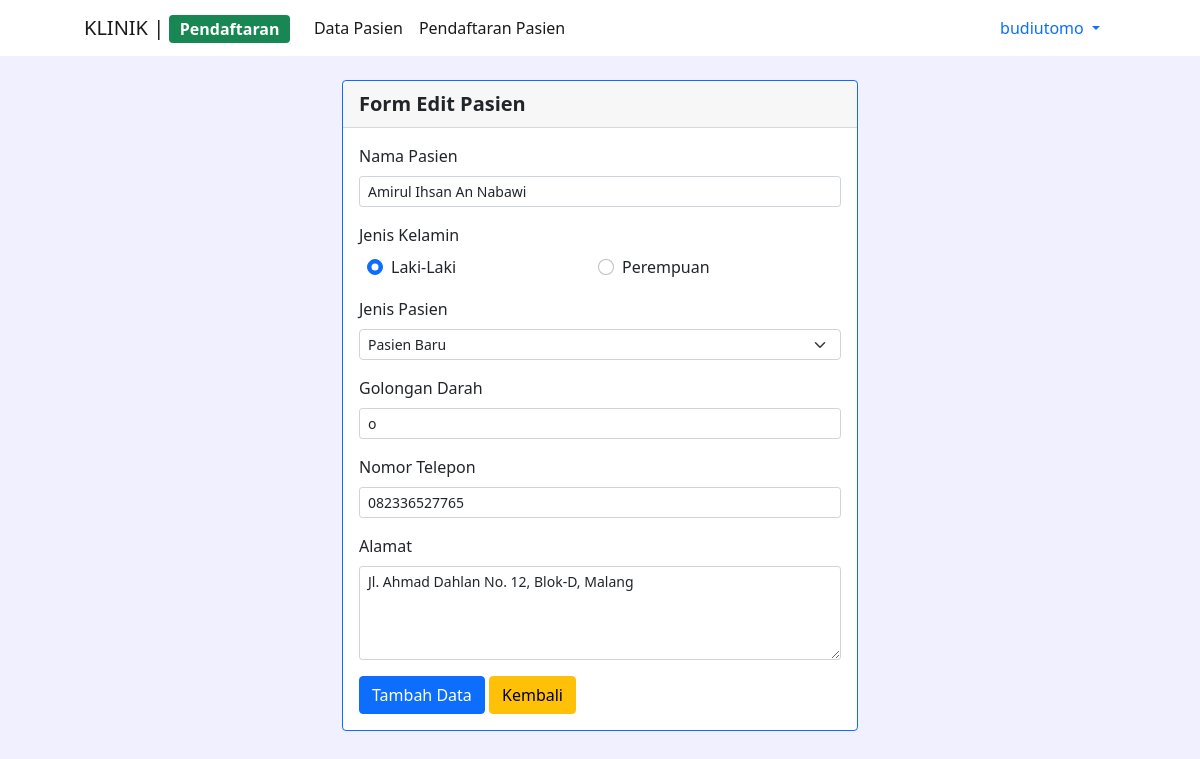
The app's page /pages/pasien_data/edit.php?id=1 (signed in) with its own data.
### tables this page shows
CREATE TABLE `pasien` (
  `id` int(11) NOT NULL,
  `kode_pasien` varchar(6) NOT NULL,
  `nama_pasien` varchar(50) NOT NULL,
  `jenis_kelamin` varchar(10) NOT NULL,
  `golongan_darah` varchar(2) NOT NULL,
  `telepon` varchar(15) NOT NULL,
  `jenis_pasien` varchar(15) NOT NULL,
  `alamat_pasien` varchar(200) NOT NULL
);

### pages/pasien_data/edit.php (the view, shortened to what this page needs)
<?php
include '../../layouts/backend/header.php';
?>
<div class="container-fluid">
  <div class="row col">
    <?php include_once('../../layouts/menu.php'); ?>
  </div>
  <div class="row d-flex justify-content-center mt-4 mx-5">
    <div class="col-6">
      <div class="card border-primary mb-3">
        <div class="card-header fw-bold fs-5">Form Edit Pasien</div>
        <div class="card-body">
        <?php
          include '../../config/connection.php';
          $id = $_GET['id'];
          $result = mysqli_query($koneksi, "SELECT * FROM pasien WHERE id=$id");
          while ($obat_data = mysqli_fetch_array($result)) {
            $nama_pasien = $obat_data['nama_pasien'];
            $jenis_kelamin = $obat_data['jenis_kelamin'];
            $golongan_darah = $obat_data['golongan_darah'];
            $telepon = $obat_data['telepon'];
            $jenis_pasien = $obat_data['jenis_pasien'];
            $alamat_pasien = $obat_data['alamat_pasien'];
          }
          ?>
          <form method="POST" action="proses_edit.php" enctype="multipart/form-data">
            <div class="mb-3">
              <label for="nama_pasien" class="form-label">Nama Pasien</label>
              <input type="text" class="form-control form-control-sm" id="nama_pasien" name="nama_pasien" value="<?=$nama_pasien?>">
            </div>
            <div class="mb-3">
              <label for="jenis_kelamin" class="form-label">Jenis Kelamin</label>
              <div class="row ms-2">
                <div class="col form-check">
                  <input class="form-check-input" type="radio" name="jenis_kelamin" id="laki-laki" value="Laki-laki" <?php if( strtolower($jenis_kelamin) === 'laki-laki' ) { echo "checked"; } ?> >
                  <label class="form-check-label" for="laki-laki">
                    Laki-Laki
                  </label>
                </div>
                <div class="col form-check me-4">
                  <input class="form-check-input" type="radio" name="jenis_kelamin" id="perempuan" value="Perempuan" <?php if( strtolower($jenis_kelamin) == "perempuan" ) { echo "checked"; } ?> >
                  <label class="form-check-label" for="perempuan">
                    Perempuan
                  </label>
                </div>
              </div>
            </div>
            <div class="mb-3">
              <label for="jenis_pasien" class="form-label">Jenis Pasien</label>
              <select class="form-select form-select-sm" name="jenis_pasien" id="jenis_pasien">
                <option value="baru" <?php if ($jenis_pasien == "baru") { echo "selected"; } ?>>Pasien Baru</option>
              </select>
            </div>
            <div class="mb-3">
              <label for="tempat_lahir" class="form-label">Golongan Darah</label>
              <input type="text" class="form-control form-control-sm" id="golongan_darah" name="golongan_darah" value="<?=$golongan_darah?>">
            </div>
            <div class="mb-3">
              <label for="telepon" class="form-label">Nomor Telepon</label>
              <input type="text" class="form-control form-control-sm" id="telepon" name="telepon" value="<?=$telepon?>">
            </div>
            <div class="mb-3">
              <label for="alamat_pasien" class="form-label">Alamat</label>
              <textarea class="form-control form-control-sm" name="alamat_pasien" id="alamat_pasien" cols="30" rows="4" placeholder="Alamat Lengkap"><?=$alamat_pasien?></textarea>
            </div>
            <button type="submit" class="btn btn-primary">Tambah Data</button>
            <a href="javascript:history.go(-1)" class="btn btn-warning">Kembali</a>
          </form>
        </div>
      </div>
    </div>
  </div>
</div>
<?php include '../../layouts/backend/footer.php'; ?>

### records on screen
pasien: nama_pasien "Amirul Ihsan An Nabawi", jenis_kelamin "☑ Laki-Laki", jenis_kelamin "☐ Perempuan", jenis_pasien "Pasien Baru", golongan_darah "o", telepon "082336527765", alamat_pasien "Jl. Ahmad Dahlan No. 12, Blok-D, Malang"

### other values on screen
$_SESSION['username'] "budiutomo"
